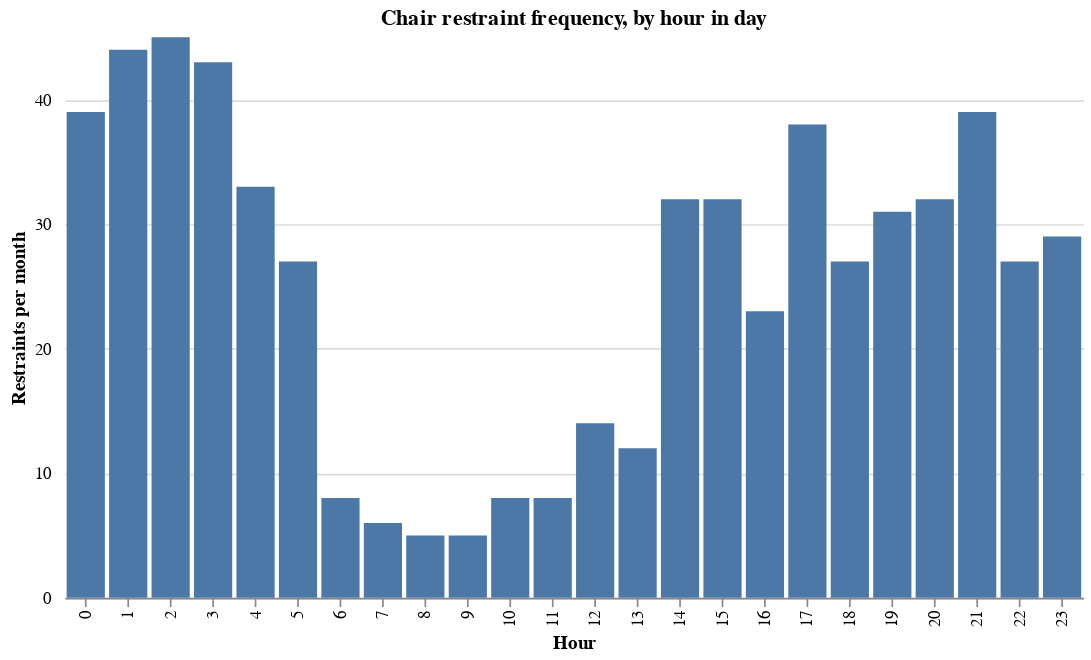

Here is the notebook cell this chart was saved with:
### Markdown cell above
### Chart the hours

### Code cell
chair_hours = (
    alt.Chart(hours)
    .mark_bar()
    .encode(
        alt.X("hour:O", title="Hour", axis=alt.Axis(grid=False)),
        y=alt.Y(
            "count:Q",
            title="Count",
            axis=alt.Axis(
                tickCount=6,
                gridColor="#dddddd",
                offset=6,
                tickSize=0,
                domainOpacity=0,
                title="Restraints per month",
            ),
        ),
    )
    .properties(
        width=600, height=330, title="Chair restraint frequency, by hour in day"
    )
)
chair_hours.configure_view(strokeOpacity=0)

### Figure 1 — Vega-Lite specification as saved in the notebook (floating-point values rounded to 4 significant figures)
{"config": {"view": {"continuousWidth": 400, "continuousHeight": 300, "strokeOpacity": 0}}, "data": {"name": "data-ed596b84cfe3ab6aa68fccc74a600fae"}, "mark": "bar", "encoding": {"x": {"type": "ordinal", "axis": {"grid": false}, "field": "hour", "title": "Hour"}, "y": {"type": "quantitative", "axis": {"domainOpacity": 0, "gridColor": "#dddddd", "offset": 6, "tickCount": 6, "tickSize": 0, "title": "Restraints per month"}, "field": "count", "title": "Count"}}, "height": 330, "title": "Chair restraint frequency, by hour in day", "width": 600, "$schema": "https://vega.github.io/schema/vega-lite/v4.8.1.json", "datasets": {"data-ed596b84cfe3ab6aa68fccc74a600fae": [{"hour": 0, "count": 39}, {"hour": 1, "count": 44}, {"hour": 2, "count": 45}, {"hour": 3, "count": 43}, {"hour": 4, "count": 33}, {"hour": 5, "count": 27}, {"hour": 6, "count": 8}, {"hour": 7, "count": 6}, {"hour": 8, "count": 5}, {"hour": 9, "count": 5}, {"hour": 10, "count": 8}, {"hour": 11, "count": 8}, {"hour": 12, "count": 14}, {"hour": 13, "count": 12}, {"hour": 14, "count": 32}, {"hour": 15, "count": 32}, {"hour": 16, "count": 23}, {"hour": 17, "count": 38}, {"hour": 18, "count": 27}, {"hour": 19, "count": 31}, {"hour": 20, "count": 32}, {"hour": 21, "count": 39}, {"hour": 22, "count": 27}, {"hour": 23, "count": 29}]}}
